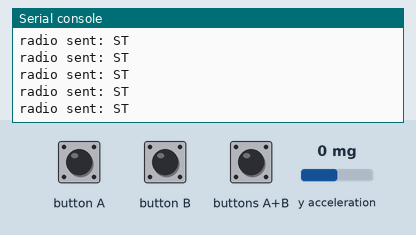
Simulated run of this program. Board: BBC micro:bit running MicroPython. Parts: the last lines printed to the serial console. The inputs (shaded band) are chosen by the test bench; at power-on: y acceleration 0 mg. No radio messages arrive unless stated (any console line starting 'radio sent:' is added by the test bench).

Above: at 1.2 s.
1.3 s: y acceleration set to -1440 mg
At 1.32 s:
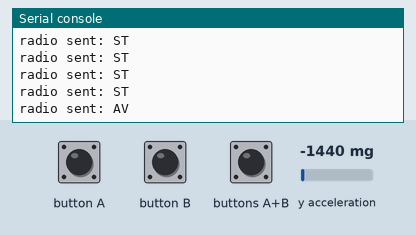
2.8 s: button A pressed for 0.15 s
At 2.84 s:
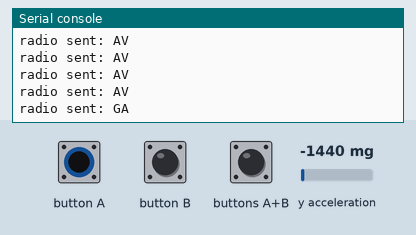
4.4 s: button B pressed for 0.15 s
At 4.45 s:
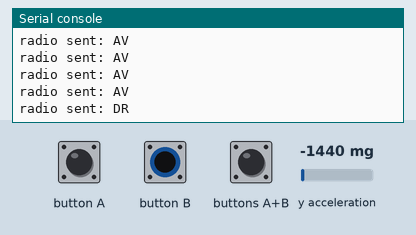
6.0 s: y acceleration set to 750 mg
At 6.07 s:
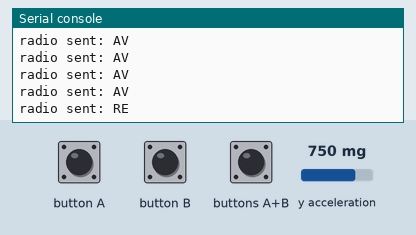

The program:

ot_se_d_place_de_fa_on_autonome_dans_la_classe__module_radio_.py
```python
from microbit import *
import radio

radio.on()
radio.config(channel=12)

while True:
    msg = None

    #COMMANDES PAR BOUTONS
    if button_a.is_pressed() and button_b.is_pressed():
        msg = "ST"  # stop
    elif button_a.is_pressed():
        msg = "GA"  # gauche
    elif button_b.is_pressed():
        msg = "DR"  # droite

    # AVANCER / RECULER AVEC INCLINAISON
    else:
        y = accelerometer.get_y()

        if y < -200:
            msg = "AV"
        elif y > 200:
            msg = "RE"
        else:
            msg = "ST"

    if msg:
        radio.send(msg)

    sleep(100)
```

Measured:
- after the input at 1.3 s, the serial console: prints a new line at once (image 1)
- after the input at 2.8 s, the serial console: prints a new line at once (image 2)
- after the input at 4.4 s, the serial console: prints a new line after 0.05 s (image 3)
- after the input at 6.0 s, the serial console: prints a new line after 0.07 s (image 4)
